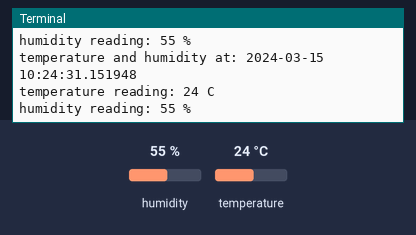
Bench run of a program on a simulated Raspberry Pi (BCM pin numbers). Shown: the last lines printed to the terminal. The test bench sets the inputs (shaded band); at power-on: humidity 55 %, temperature 24 °C. The clock reads 2024-03-15 10:24:30 at power-on unless the program sets it.

Above: at 1.2 s.
1.3 s: humidity set to 22 %
At 2.6 s:
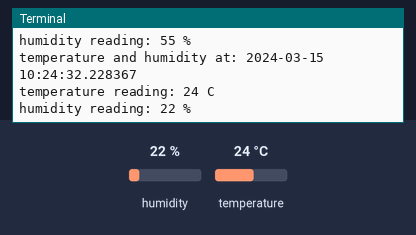
2.8 s: temperature set to 12 °C
At 3.9 s:
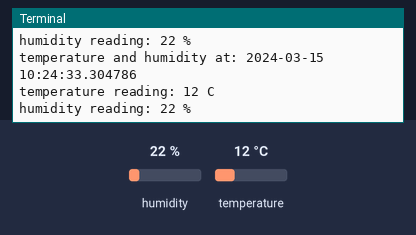
4.3 s: humidity set to 40 %
At 5.1 s:
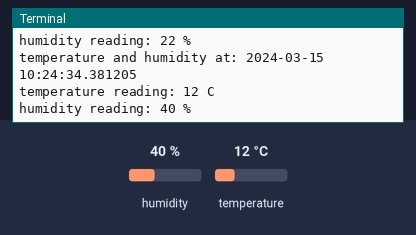
Timing chart, 0 to 7.3 s (numbered marks = the images above; inputs shaded):
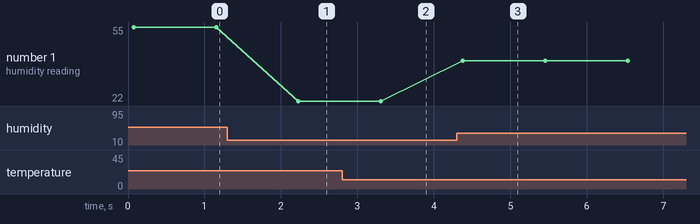

Measured:
- after the input at 1.3 s, the terminal: prints a new line after 0.93 s (image 1)
- after the input at 2.8 s, the terminal: prints a new line after 0.51 s (image 2)
- after the input at 4.3 s, the terminal: prints a new line after 0.08 s (image 3)
- plotted number 1: 55 → 22 after the input at 1.3 s, 22 → 40 after the input at 4.3 s

The program:

Temperature_I2C.py
```python
import RPi.GPIO as GPIO
import dht11
import time
import datetime


# initialize GPIO
GPIO.setwarnings(False)
GPIO.setmode(GPIO.BCM)
GPIO.cleanup()


# read data using pin gpio27
reading = dht11.DHT11(pin=27)

while True:
    result = reading.read()
    if result.is_valid():
        print("temperature and humidity at: " + str(datetime.datetime.now()))
        print("temperature reading: %d C" % result.temperature)
        print("humidity reading: %d %%" % result.humidity)

    time.sleep(1)
```
